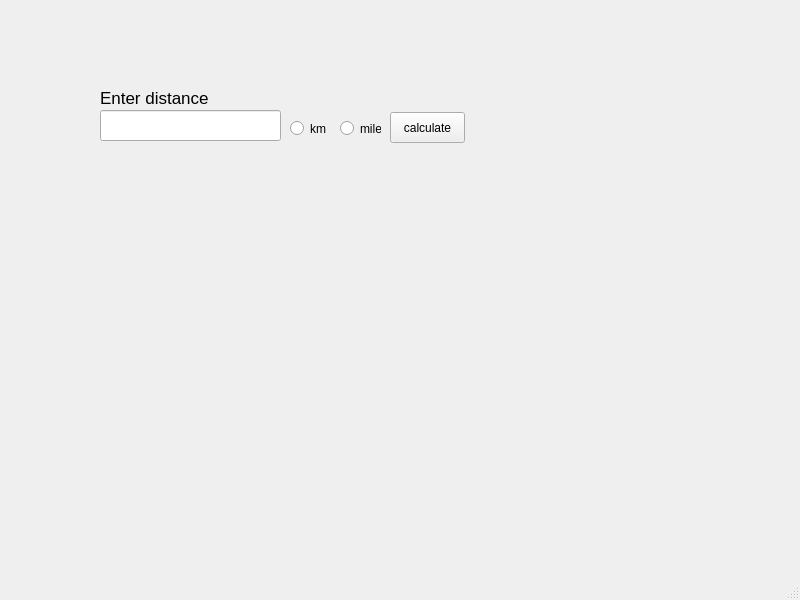
<?xml version="1.0" encoding="UTF-8"?>
<ui version="4.0">
 <class>MainWindow</class>
 <widget class="QMainWindow" name="MainWindow">
  <property name="geometry">
   <rect>
    <x>0</x>
    <y>0</y>
    <width>800</width>
    <height>600</height>
   </rect>
  </property>
  <property name="windowTitle">
   <string>MainWindow</string>
  </property>
  <widget class="QWidget" name="centralwidget">
   <widget class="QPushButton" name="BtnCalculate">
    <property name="geometry">
     <rect>
      <x>390</x>
      <y>112</y>
      <width>75</width>
      <height>31</height>
     </rect>
    </property>
    <property name="text">
     <string>calculate</string>
    </property>
   </widget>
   <widget class="QRadioButton" name="RdoMiles">
    <property name="geometry">
     <rect>
      <x>340</x>
      <y>120</y>
      <width>41</width>
      <height>17</height>
     </rect>
    </property>
    <property name="text">
     <string>miles</string>
    </property>
   </widget>
   <widget class="QRadioButton" name="RdoKm">
    <property name="geometry">
     <rect>
      <x>290</x>
      <y>120</y>
      <width>41</width>
      <height>17</height>
     </rect>
    </property>
    <property name="text">
     <string>km</string>
    </property>
   </widget>
   <widget class="QLineEdit" name="txtInput">
    <property name="geometry">
     <rect>
      <x>100</x>
      <y>110</y>
      <width>181</width>
      <height>31</height>
     </rect>
    </property>
   </widget>
   <widget class="QLabel" name="title">
    <property name="geometry">
     <rect>
      <x>100</x>
      <y>90</y>
      <width>121</width>
      <height>16</height>
     </rect>
    </property>
    <property name="font">
     <font>
      <pointsize>13</pointsize>
     </font>
    </property>
    <property name="text">
     <string>Enter distance </string>
    </property>
   </widget>
   <widget class="QLabel" name="lblOutput">
    <property name="enabled">
     <bool>true</bool>
    </property>
    <property name="geometry">
     <rect>
      <x>100</x>
      <y>150</y>
      <width>161</width>
      <height>16</height>
     </rect>
    </property>
    <property name="font">
     <font>
      <pointsize>9</pointsize>
     </font>
    </property>
    <property name="text">
     <string/>
    </property>
   </widget>
  </widget>
  <widget class="QMenuBar" name="menubar">
   <property name="geometry">
    <rect>
     <x>0</x>
     <y>0</y>
     <width>800</width>
     <height>21</height>
    </rect>
   </property>
  </widget>
  <widget class="QStatusBar" name="statusbar"/>
 </widget>
 <resources/>
 <connections/>
</ui>
